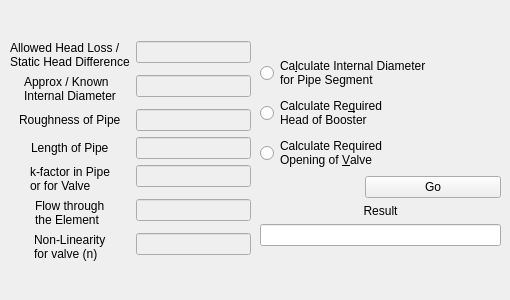
<?xml version="1.0" encoding="UTF-8"?>
<ui version="4.0">
 <class>selection_help</class>
 <widget class="QWidget" name="selection_help">
  <property name="geometry">
   <rect>
    <x>0</x>
    <y>0</y>
    <width>510</width>
    <height>300</height>
   </rect>
  </property>
  <property name="windowTitle">
   <string>Form</string>
  </property>
  <widget class="QWidget" name="formLayoutWidget">
   <property name="geometry">
    <rect>
     <x>10</x>
     <y>10</y>
     <width>241</width>
     <height>282</height>
    </rect>
   </property>
   <layout class="QFormLayout" name="formLayout">
    <property name="labelAlignment">
     <set>Qt::AlignCenter</set>
    </property>
    <property name="formAlignment">
     <set>Qt::AlignCenter</set>
    </property>
    <item row="0" column="0">
     <widget class="QLabel" name="label">
      <property name="text">
       <string>Allowed Head Loss / 
Static Head Difference</string>
      </property>
     </widget>
    </item>
    <item row="1" column="0">
     <widget class="QLabel" name="label_2">
      <property name="sizePolicy">
       <sizepolicy hsizetype="Preferred" vsizetype="Preferred">
        <horstretch>0</horstretch>
        <verstretch>0</verstretch>
       </sizepolicy>
      </property>
      <property name="text">
       <string>Approx / Known 
Internal Diameter</string>
      </property>
     </widget>
    </item>
    <item row="4" column="0">
     <widget class="QLabel" name="label_3">
      <property name="text">
       <string>k-factor in Pipe 
or for Valve</string>
      </property>
     </widget>
    </item>
    <item row="5" column="0">
     <widget class="QLabel" name="label_4">
      <property name="text">
       <string>Flow through
the Element</string>
      </property>
     </widget>
    </item>
    <item row="6" column="0">
     <widget class="QLabel" name="label_5">
      <property name="text">
       <string>Non-Linearity
for valve (n)</string>
      </property>
     </widget>
    </item>
    <item row="0" column="1">
     <widget class="QLineEdit" name="h_le">
      <property name="enabled">
       <bool>false</bool>
      </property>
     </widget>
    </item>
    <item row="1" column="1">
     <widget class="QLineEdit" name="D_le">
      <property name="enabled">
       <bool>false</bool>
      </property>
     </widget>
    </item>
    <item row="4" column="1">
     <widget class="QLineEdit" name="k_le">
      <property name="enabled">
       <bool>false</bool>
      </property>
     </widget>
    </item>
    <item row="5" column="1">
     <widget class="QLineEdit" name="q_le">
      <property name="enabled">
       <bool>false</bool>
      </property>
     </widget>
    </item>
    <item row="6" column="1">
     <widget class="QLineEdit" name="n_le">
      <property name="enabled">
       <bool>false</bool>
      </property>
     </widget>
    </item>
    <item row="2" column="0">
     <widget class="QLabel" name="label_6">
      <property name="text">
       <string>Roughness of Pipe</string>
      </property>
     </widget>
    </item>
    <item row="2" column="1">
     <widget class="QLineEdit" name="e_le">
      <property name="enabled">
       <bool>false</bool>
      </property>
     </widget>
    </item>
    <item row="3" column="0">
     <widget class="QLabel" name="label_7">
      <property name="text">
       <string>Length of Pipe</string>
      </property>
     </widget>
    </item>
    <item row="3" column="1">
     <widget class="QLineEdit" name="L_le">
      <property name="enabled">
       <bool>false</bool>
      </property>
     </widget>
    </item>
   </layout>
  </widget>
  <widget class="QWidget" name="formLayoutWidget_2">
   <property name="geometry">
    <rect>
     <x>260</x>
     <y>10</y>
     <width>241</width>
     <height>281</height>
    </rect>
   </property>
   <layout class="QFormLayout" name="formLayout_2">
    <property name="labelAlignment">
     <set>Qt::AlignCenter</set>
    </property>
    <property name="formAlignment">
     <set>Qt::AlignCenter</set>
    </property>
    <item row="0" column="0" colspan="2">
     <widget class="QRadioButton" name="D_rb">
      <property name="text">
       <string>Ca&amp;lculate Internal Diameter
for Pipe Segment</string>
      </property>
     </widget>
    </item>
    <item row="1" column="0" colspan="2">
     <widget class="QRadioButton" name="Hd_rb">
      <property name="text">
       <string>Calculate Re&amp;quired
Head of Booster</string>
      </property>
     </widget>
    </item>
    <item row="2" column="0" colspan="2">
     <widget class="QRadioButton" name="o_rb">
      <property name="text">
       <string>Calculate Required
Opening of &amp;Valve </string>
      </property>
     </widget>
    </item>
    <item row="3" column="1">
     <widget class="QPushButton" name="Go_pb">
      <property name="minimumSize">
       <size>
        <width>132</width>
        <height>0</height>
       </size>
      </property>
      <property name="text">
       <string>Go</string>
      </property>
     </widget>
    </item>
    <item row="3" column="0">
     <spacer name="horizontalSpacer">
      <property name="orientation">
       <enum>Qt::Horizontal</enum>
      </property>
      <property name="sizeHint" stdset="0">
       <size>
        <width>99</width>
        <height>20</height>
       </size>
      </property>
     </spacer>
    </item>
    <item row="5" column="0" colspan="2">
     <widget class="QLineEdit" name="Result_le">
      <property name="readOnly">
       <bool>true</bool>
      </property>
     </widget>
    </item>
    <item row="4" column="0" colspan="2">
     <widget class="QLabel" name="result_lb">
      <property name="text">
       <string>Result</string>
      </property>
      <property name="alignment">
       <set>Qt::AlignCenter</set>
      </property>
     </widget>
    </item>
   </layout>
  </widget>
 </widget>
 <tabstops>
  <tabstop>h_le</tabstop>
  <tabstop>D_le</tabstop>
  <tabstop>e_le</tabstop>
  <tabstop>L_le</tabstop>
  <tabstop>k_le</tabstop>
  <tabstop>q_le</tabstop>
  <tabstop>n_le</tabstop>
  <tabstop>D_rb</tabstop>
  <tabstop>Hd_rb</tabstop>
  <tabstop>o_rb</tabstop>
  <tabstop>Go_pb</tabstop>
  <tabstop>Result_le</tabstop>
 </tabstops>
 <resources/>
 <connections/>
</ui>
